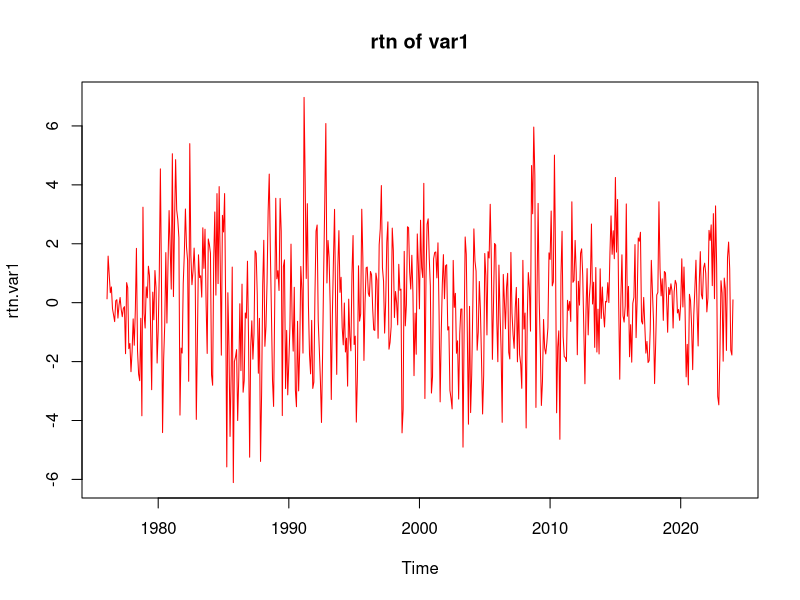
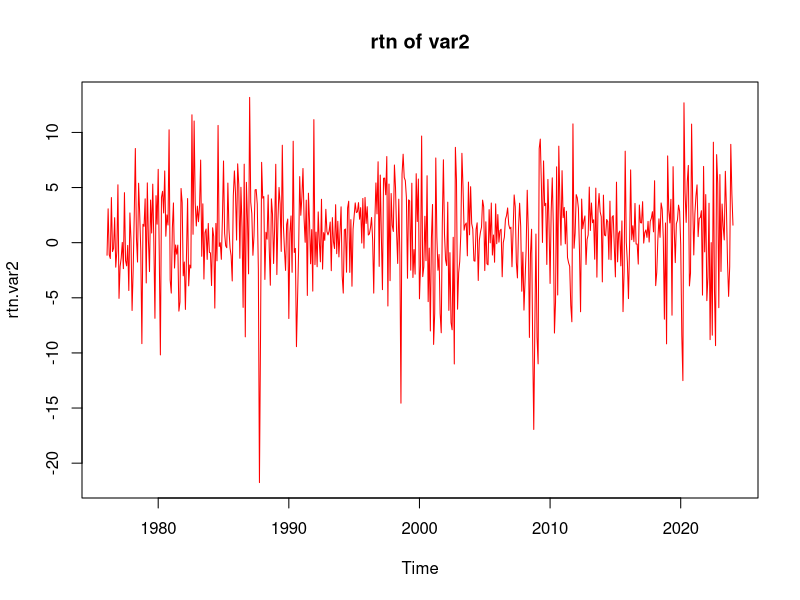
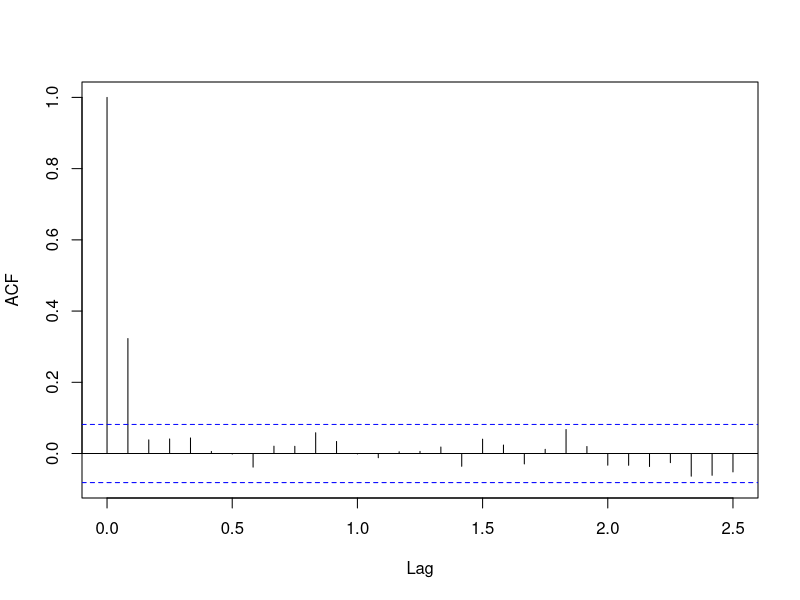
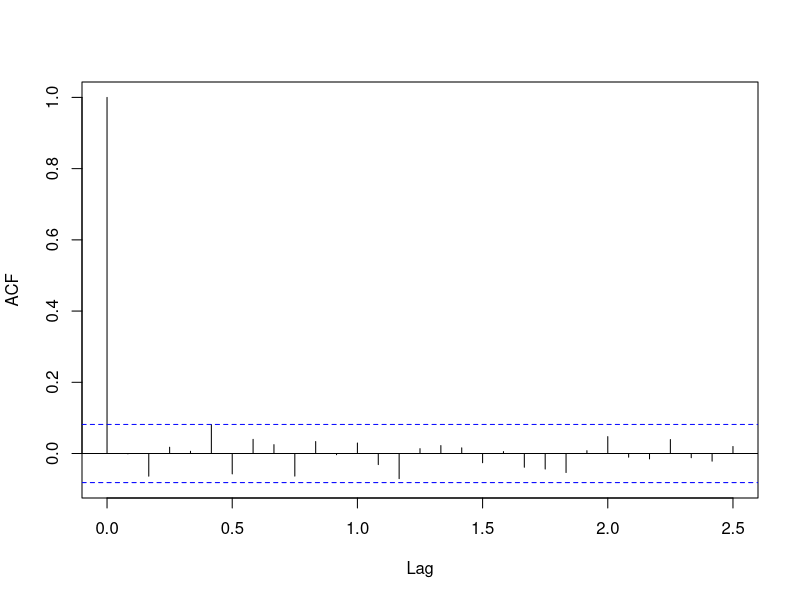
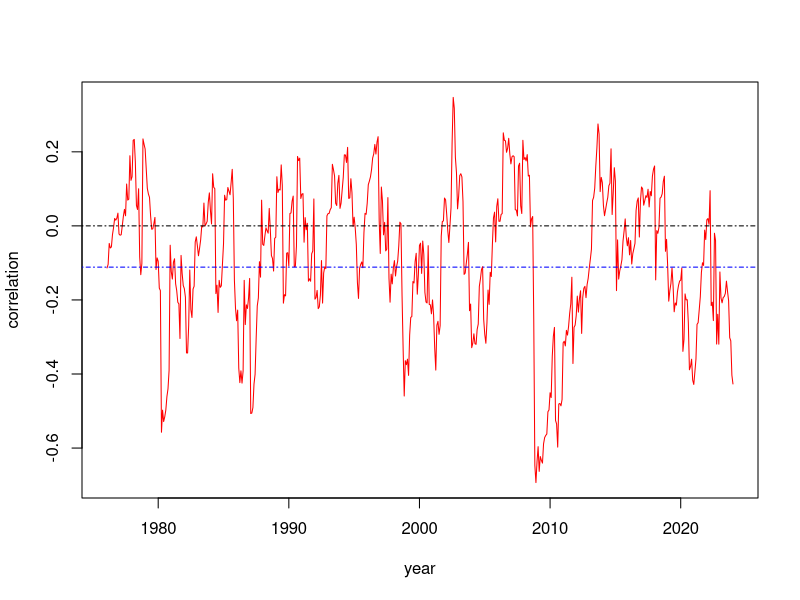

These figures' R source, in order:
library(tidyverse)
getwd()
da <- read_csv("time_corr.csv")
rtn.var1 <- ts(da[["var1"]],start=c(1976,2),frequency = 12)
rtn.var2 <- ts(da[["var2"]],start=c(1976,2),frequency = 12)
plot(
  rtn.var1,
  main="rtn of var1",
  major.ticks="years",minor.ticks=NULL,
  grid.ticks.on="years",
  col="red"
)
plot(
  rtn.var2,
  main="rtn of var2",
  major.ticks="years",minor.ticks=NULL,
  grid.ticks.on="years",
  col="red"
)
acf(rtn.var1,lag.max=30,main="")
acf(rtn.var2,lag.max=30,main="")
library(fGarch)
sigvar1 <- garchFit(~1+garch(1,1),data=rtn.var1,trace=FALSE)
summary(sigvar1)
sigvar2 <- garchFit(~1+garch(1,1),data=rtn.var2,trace=FALSE)
summary(sigvar2)
# Now calculate the time-varied covariance
plus <- garchFit(~1+garch(1,1),data=rtn.var1+rtn.var2,trace=FALSE)
minus <- garchFit(~1+garch(1,1),data=rtn.var1-rtn.var2,trace=FALSE)
cov <- 1/4*(volatility(plus)^2 - volatility(minus)^2)
rho <- cov / volatility(sigvar1) / volatility(sigvar2)
rho <- ts(rho,start=c(1976,2),frequency = 12)
plot(rho,type="l",xlab="year",ylab="correlation",col="red")
correlation <- cor(da["var1"],da["var2"])
abline(h=correlation,lty=4,col="blue")
abline(h=0,lty=4,col="black")
write.csv(x=rho,file="rho.csv")
